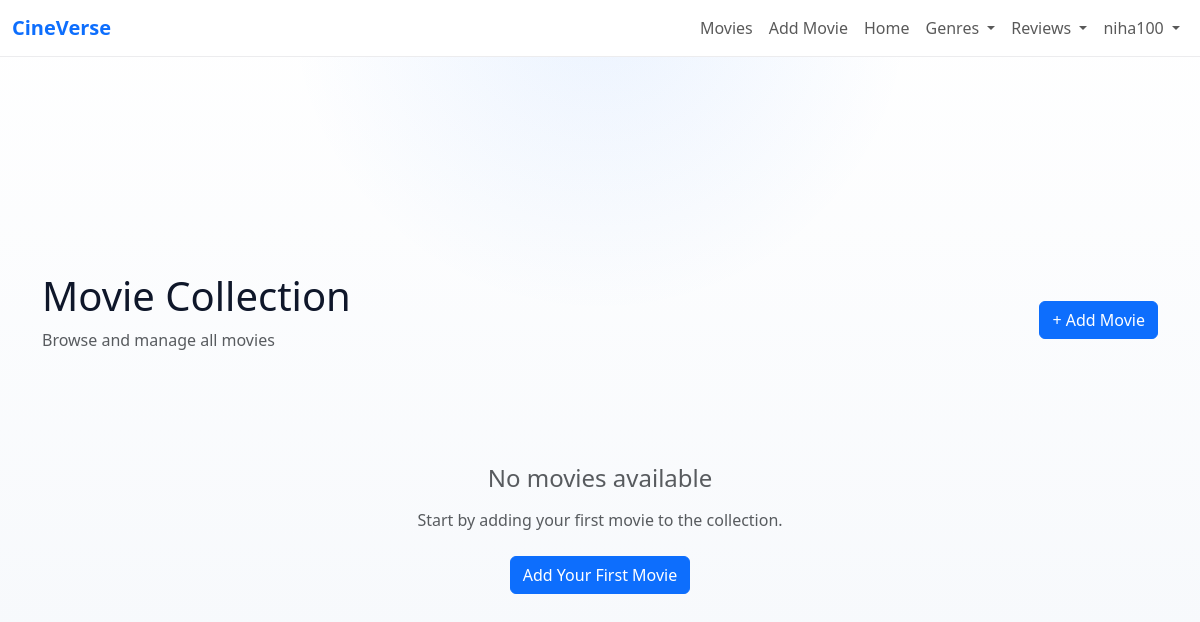
The app's page /movie/movie_list/ (signed in), older data.
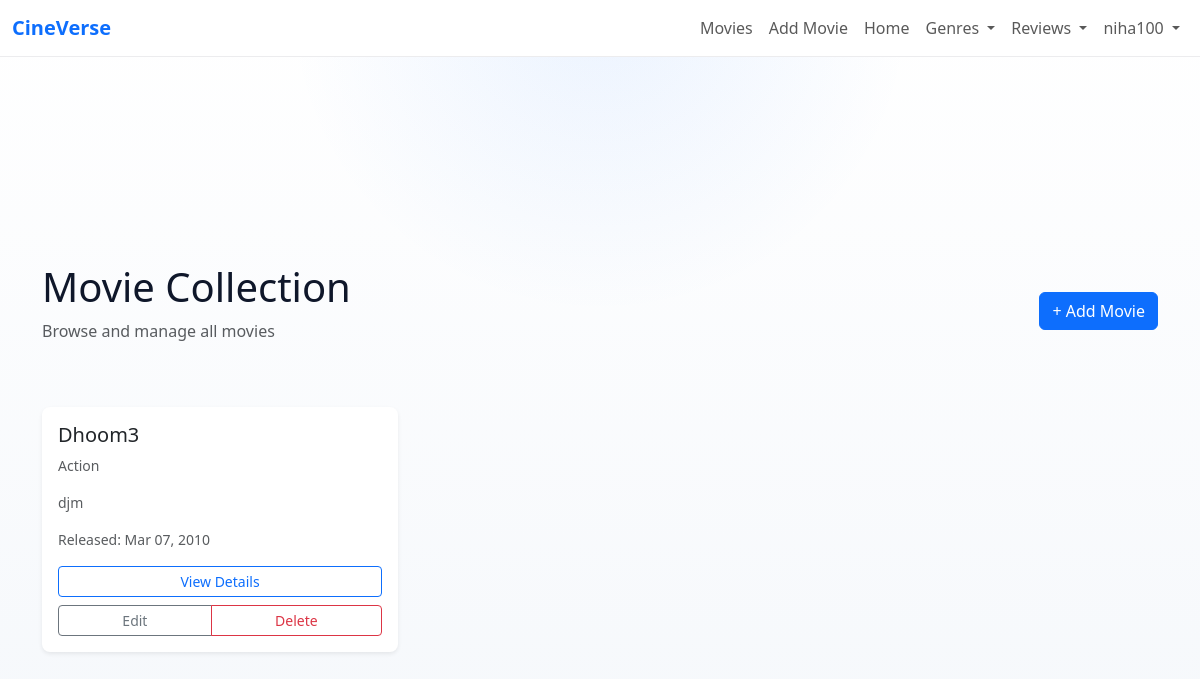
The same page, newer data.
### movie_app/models.py (models this page shows, shortened)
class Movie(models.Model):
    title = models.CharField(max_length=200)
    description = models.TextField()
    release_date = models.DateField()
    genre = models.ForeignKey(Genre, on_delete=models.CASCADE)

class Genre(models.Model):
    name = models.CharField(max_length=100)

### movie_app/views.py (the view)
# urls.py: path('movie_list/', views.movie_list, name='movie_list'),
@login_required
def movie_list(request):
    movies = Movie.objects.all()
    return render(request, 'movie_list.html', {'movies': movies})

### templates/movie_list.html (shortened to what this page needs)
{% extends 'base.html' %}
{% block content %}
<div class="container py-5">
  <section class="page-header mb-5">
    <div class="d-flex justify-content-between align-items-center">
      <div>
        <h1 class="mb-2">Movie Collection</h1>
        <p class="text-muted">Browse and manage all movies</p>
      </div>
      {% if user.is_authenticated %}
      <a href="{% url 'movie_app:add_movie' %}" class="btn btn-primary">
        + Add Movie
      </a>
      {% endif %}
    </div>
  </section>
  <section class="movies-container">
    {% if movies %}
    <div class="row g-4">
      {% for movie in movies %}
      <div class="col-12 col-sm-6 col-lg-4">
        <div class="card h-100 border-0 shadow-sm rounded-3 overflow-hidden hover-shadow" style="transition: box-shadow 0.3s ease;">
          <div class="card-body d-flex flex-column">
            <h5 class="card-title">
              <a href="{% url 'movie_app:movie_detail' movie.id %}" class="text-decoration-none text-dark">
                {{ movie.title }}
              </a>
            </h5>
            <p class="text-muted small mb-3">
              {{ movie.genre.name|default:"No Genre" }}
            </p>
            <p class="card-text text-muted small flex-grow-1">
              {{ movie.description|default:"No description available"|truncatewords:15 }}
            </p>
            <small class="text-muted mb-3">
              {% if movie.release_date %}
                Released: {{ movie.release_date|date:'M d, Y' }}
              {% else %}
                No date available
              {% endif %}
            </small>
            <div class="d-grid gap-2">
              <a href="{% url 'movie_app:movie_detail' movie.id %}" class="btn btn-sm btn-outline-primary">
                View Details
              </a>
              {% if user.is_authenticated %}
              <div class="btn-group btn-group-sm" role="group">
                <a href="{% url 'movie_app:edit_movie' movie.id %}" class="btn btn-outline-secondary">
                  Edit
                </a>
                <a href="{% url 'movie_app:delete_movie' movie.id %}" class="btn btn-outline-danger">
                  Delete
                </a>
              </div>
              {% endif %}
            </div>
          </div>
        </div>
      </div>
      {% endfor %}
    </div>
    {% else %}
    <div class="text-center py-5">
      <h4 class="text-muted mb-3">No movies available</h4>
      <p class="text-muted mb-4">Start by adding your first movie to the collection.</p>
      {% if user.is_authenticated %}
      <a href="{% url 'movie_app:add_movie' %}" class="btn btn-primary">
        Add Your First Movie
      </a>
      {% else %}
      <a href="{% url 'user:login_user' %}" class="btn btn-primary">
        Login to Add Movies
      </a>
      {% endif %}
    </div>
    {% endif %}
  </section>
</div>
{% endblock %}

Row changes from the older to the newer data that the page shows:
added Movie: title "Dhoom3", genre.name "Action", description "djm", release_date "Mar 07, 2010"
Text that changed along with them:
text no longer shown: "No movies available Start by adding your first movie to the collection. Add Your First Movie"
